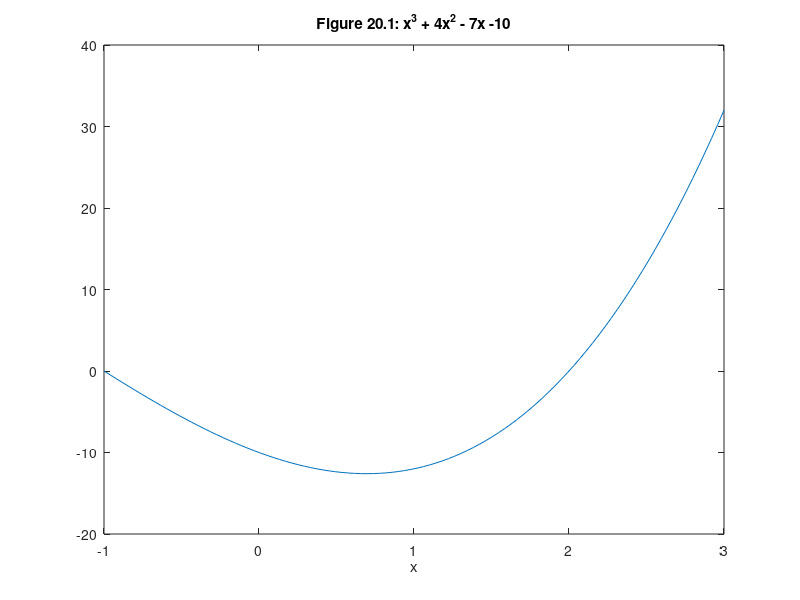

Reproduce this figure in MATLAB.
% mm2001.m

x = linspace(-1,3);
p = [1 4 -7 -10];
v = polyval(p,x);
plot(x,v)
title('Figure 20.1: x{^3} + 4x{^2} - 7x -10')
xlabel('x')
